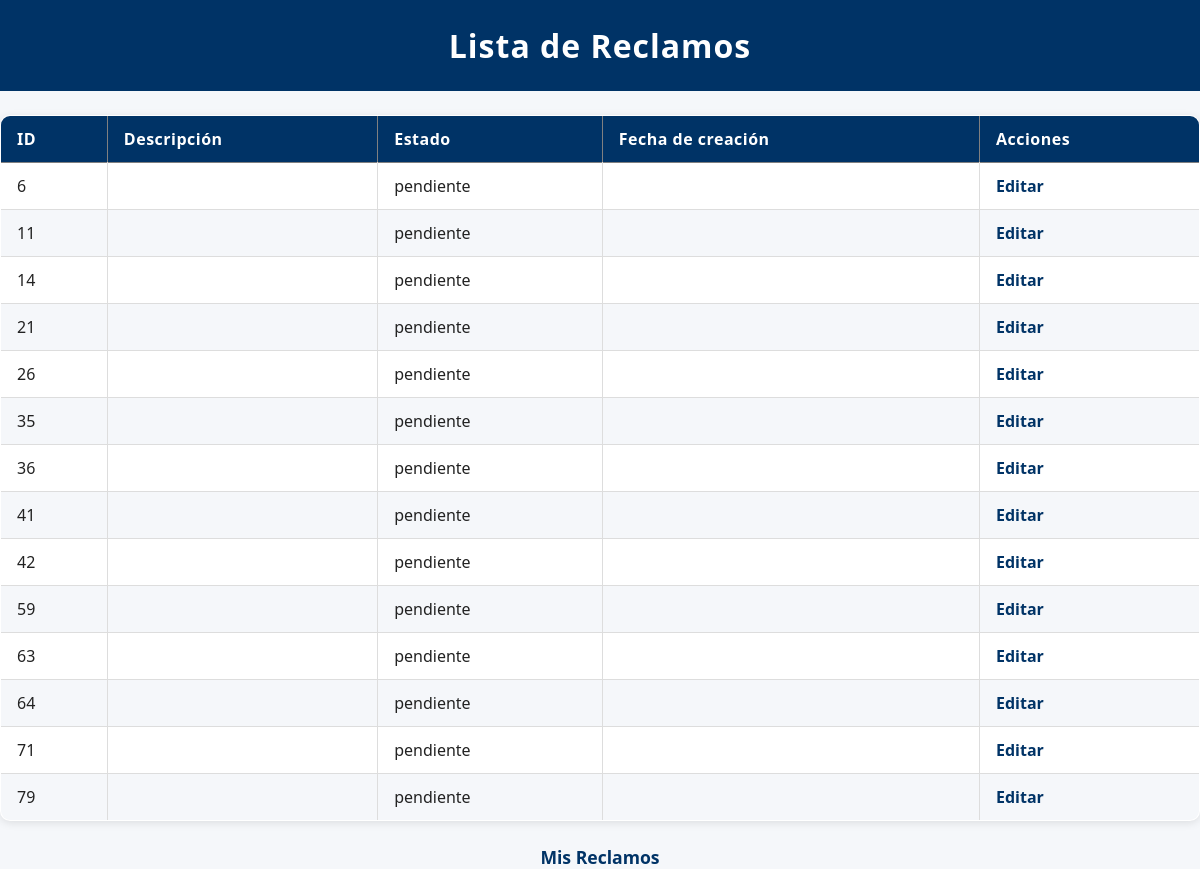
The page /listar_reclamos (signed in) on the database its author committed.
### modules/modelos.py (models this page shows, shortened)
class Base(DeclarativeBase):
    pass

class ModeloReclamo(Base):
    __tablename__ = 'reclamos'
    id = Column(Integer, primary_key=True)
    estado = Column(String, default="pendiente")
    fecha_hora = Column(DateTime, default=datetime.utcnow)
    contenido = Column(String)
    usuario_id = Column(Integer, ForeignKey('usuarios.id'))
    departamento = Column(String)
    clasificacion = Column(String)
    cantidad_adherentes = Column(Integer, default=1) #Se contabiliza como adherente el usuario que crea el reclamo
    tiempo_estimado = Column(Integer,default=0) #Solo se cambia cuando el reclamo pasa de pendiente -->en proceso
    resuelto_en = Column(Integer,default=None) #Representa la cantidad de días que se tardó en resolver un reclamo
    usuarios = relationship(
        "ModeloUsuario",
        secondary=usuarios_reclamos,
        back_populates="reclamos"
    )
    usuario = relationship("ModeloUsuario", foreign_keys=[usuario_id], backref="reclamos_creados")

### server.py (the view)
@app.route('/listar_reclamos')
@login_required
def listar_reclamos():
    reclamos = repo_reclamos.obtener_todos_los_registros(current_user.id)
    return render_template('listar_reclamos.html', reclamos=reclamos)

### modules/login.py (called while the page is built)
    @property
    def is_authenticated(self):
        return True

### modules/repositorio.py (called while the page is built)
    def obtener_registro_por_filtro(self, campo, valor, campo2=None, valor2=None):
        query = self.__session.query(ModeloUsuario).filter(getattr(ModeloUsuario, campo) == valor)
        if campo2 and valor2:
            query = query.filter(getattr(ModeloUsuario, campo2) == valor2)
        modelo = query.first()
        if modelo:
            return self.__map_modelo_a_entidad(modelo)
        return None

    def __map_modelo_a_entidad(self, modelo: ModeloUsuario):
        return Usuario(
            nombre=modelo.nombre,
            apellido=modelo.apellido,
            email=modelo.email,
            nombre_de_usuario=modelo.nombre_de_usuario,
            contraseña=modelo.contraseña,
            rol=modelo.rol,
            claustro=modelo.claustro,
            id=modelo.id
        )

    def obtener_todos_los_registros(self, usuario_id):
        return self.__session.query(ModeloReclamo).filter_by(usuario_id=usuario_id).all()

### modules/usuarios.py (called while the page is built)
    @property
    def nombre(self):
        return self.__nombre

    @nombre.setter
    def nombre(self, nuevo_nombre: str):
        if not isinstance(nuevo_nombre, str):
            raise ValueError("El nombre debe ser una cadena de texto")
        self.__nombre = nuevo_nombre

    @property
    def apellido(self):
        return self.__apellido

    @apellido.setter
    def apellido(self, nuevo_apellido: str):
        if not isinstance(nuevo_apellido, str):
            raise ValueError("El apellido debe ser una cadena de texto")
        self.__apellido = nuevo_apellido

    @property
    def email(self):
        return self.__email

    @email.setter
    def email(self, nuevo_email: str):
        if not isinstance(nuevo_email, str):
            raise ValueError("El email debe ser una cadena de texto")
        self.__email = nuevo_email

    @property
    def nombre_de_usuario(self):
        return self.__nombre_de_usuario

    @nombre_de_usuario.setter
    def nombre_de_usuario(self, nuevo_nombre_de_usuario: str):
        if not isinstance(nuevo_nombre_de_usuario, str):
            raise ValueError("El nombre de usuario debe ser una cadena de texto")
        self.__nombre_de_usuario = nuevo_nombre_de_usuario

    @property
    def contraseña(self):
        return self.__contraseña

    @contraseña.setter
    def contraseña(self, value):
        self.__contraseña = value

    @property
    def rol(self):
        return self.__rol

    @property
    def id(self):
        return self.__id

### templates/listar_reclamos.html (shortened to what this page needs)
<!DOCTYPE html>
<html lang="en">
<head>
    <link rel="stylesheet" href="{{ url_for('static', filename='style.css') }}">
</head>
<body>
    <h1>Lista de Reclamos</h1>
    <table border="1">
        <thead>
            <tr>
                <th>ID</th>
                <th>Descripción</th>
                <th>Estado</th>
                <th>Fecha de creación</th>
                <th>Acciones</th>
            </tr>
        </thead>
        <tbody>
            {% for reclamo in reclamos %}
            <tr>
                <td>{{ reclamo.id }}</td>
                <td>{{ reclamo.descripcion }}</td>
                <td>{{ reclamo.estado }}</td>
                <td>{{ reclamo.fecha_creacion }}</td>
                <td>
                    <a href="{{ url_for('editar_reclamo', reclamo_id=reclamo.id) }}">Editar</a>
                </td>
            </tr>
            {% endfor %}
        </tbody>
    </table>
    <p><a href="{{ url_for('mis_reclamos') }}">Mis Reclamos</a></p>
</body>
</html>

### static/style.css (style rules this page uses)
html, body { font-family: 'Segoe UI', Arial, sans-serif; background-color: #f5f7fa; color: #222; margin: 0; padding: 0; height: 100%; }
h1 { background-color: #003366; color: #fff; margin: 0; padding: 24px 0; text-align: center; letter-spacing: 1px; }
p { text-align: center; font-size: 1.1em; margin-top: 24px; }
table { width: 100%; border-collapse: collapse; margin: 24px 0; font-family: 'Segoe UI', Arial, sans-serif; font-size: 1em; color: #222; box-shadow: 0 2px 8px rgba(0,0,0,0.1); border-radius: 10px; overflow: hidden; background: #fff; }
thead { background-color: #003366; color: #fff; text-align: left; }
thead th { padding: 12px 16px; font-weight: bold; letter-spacing: 0.5px; }
tbody tr { border-bottom: 1px solid #ddd; }
tbody tr:nth-child(even) { background-color: #f5f7fa; }
tbody td { padding: 12px 16px; vertical-align: middle; border-left: 1px solid #ddd; }
tbody td:first-child { border-left: none; }
a { position: relative; color: #003366; font-weight: 600; text-decoration: none; cursor: pointer; transition: color 0.3s ease; }
a::after { content: ''; position: absolute; width: 0; height: 2px; left: 0; bottom: -3px; background-color: #00509e; transition: width 0.3s ease; border-radius: 2px; }

### rows shown on the page
ModeloReclamo: id "6", estado "pendiente"
ModeloReclamo: id "11", estado "pendiente"
ModeloReclamo: id "14", estado "pendiente"
ModeloReclamo: id "21", estado "pendiente"
ModeloReclamo: id "26", estado "pendiente"
ModeloReclamo: id "35", estado "pendiente"
ModeloReclamo: id "36", estado "pendiente"
ModeloReclamo: id "41", estado "pendiente"
ModeloReclamo: id "42", estado "pendiente"
ModeloReclamo: id "59", estado "pendiente"
ModeloReclamo: id "63", estado "pendiente"
ModeloReclamo: id "64", estado "pendiente"
ModeloReclamo: id "71", estado "pendiente"
ModeloReclamo: id "79", estado "pendiente"
